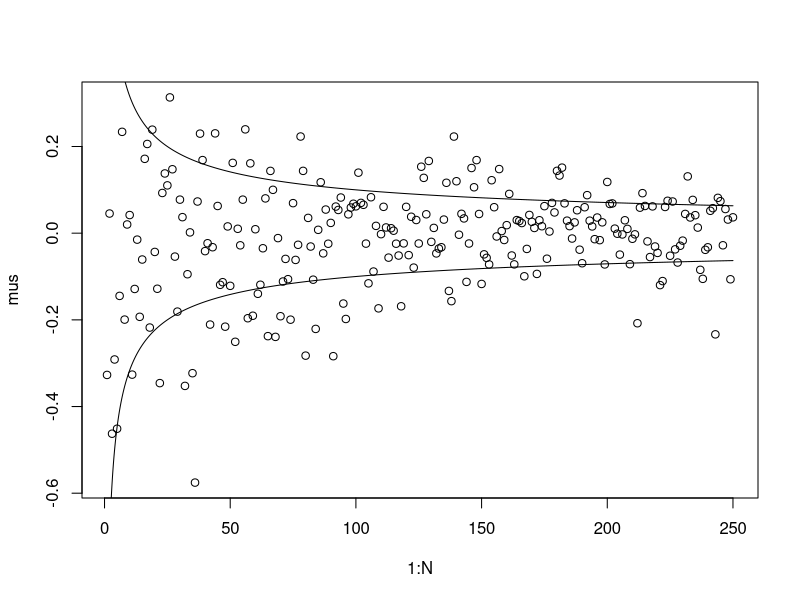
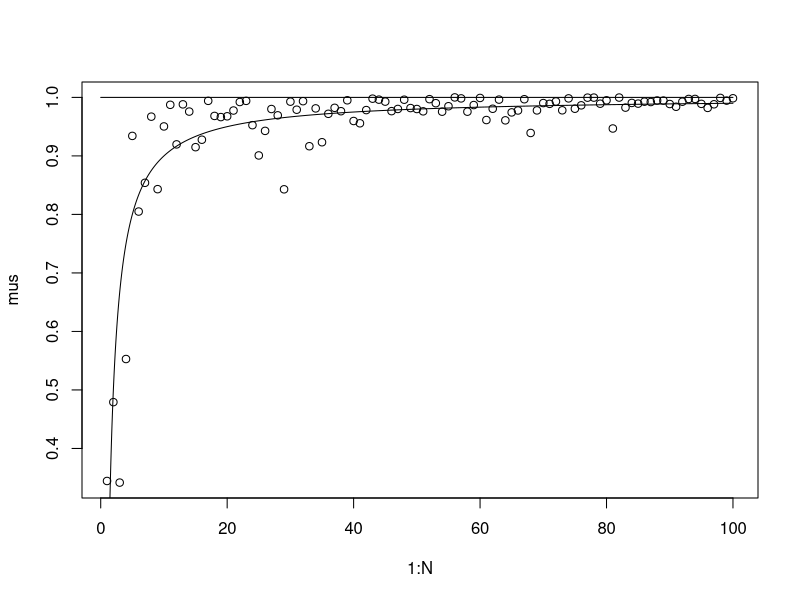
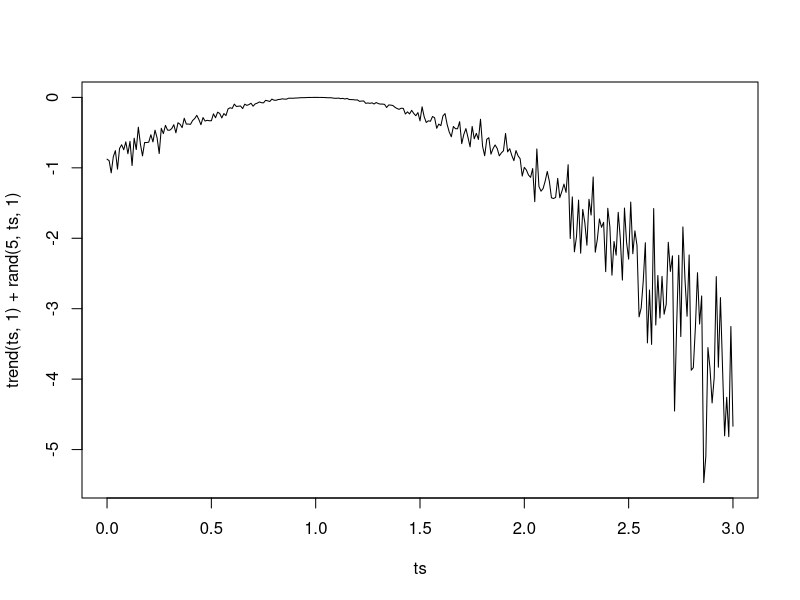

Write R code to recreate these figures, in order.
N <- 250
xs <- rnorm(sum(1:N))
mat <- matrix(NA,N,N)
mat[row(mat)+col(mat) >=(N+1)] <- xs
mus <- rowMeans(mat,na.rm=TRUE)

ts <- seq(0,N,by=0.01)
plot(1:N,mus)
lines(ts,1/sqrt(ts))
lines(ts,-1/sqrt(ts))

N <- 100
xs <- runif(sum(1:N))
mat <- matrix(NA,N,N)
mat[row(mat)+col(mat) >=(N+1)] <- xs
mus <- apply(mat,1,max,na.rm=TRUE)

ts <- seq(0,N,by=0.01)
plot(1:N,mus)
lines(ts,ts*0+1)
lines(ts,1-1/ts)

ts <- seq(0,3,by=0.01)
trend <- function(t,lambda=1) -(t-lambda)^2/lambda^3
rand <- Vectorize(function(n,t,lambda) rnorm(1,0,1/n*abs(t-lambda)^2),vectorize.args="t")
plot(ts,trend(ts,1)+rand(5,ts,1),type="l")
